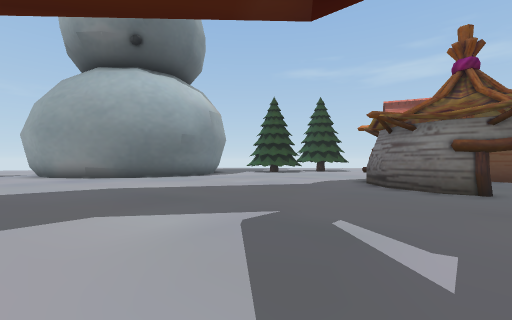
View 1 (above)

19 first-person views from a walk through a Unity game level. The camera is 1.5 m above the floor, looks level and sees 90° across. The floor is counted in squares, 2 m on a side. Each view is taken from the middle of a square. On the plan, view 1 faces up. The plan holds only what a view shows up to about 9 squares ahead; the rest is blank. The place goes on beyond the plan.

View 2
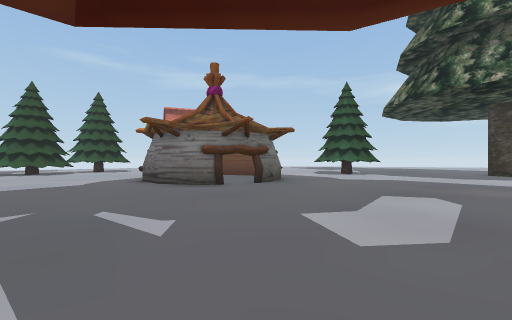

View 3
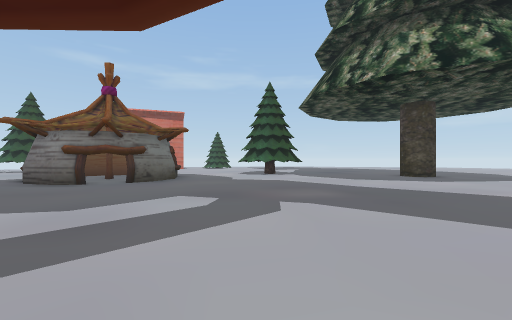

View 4
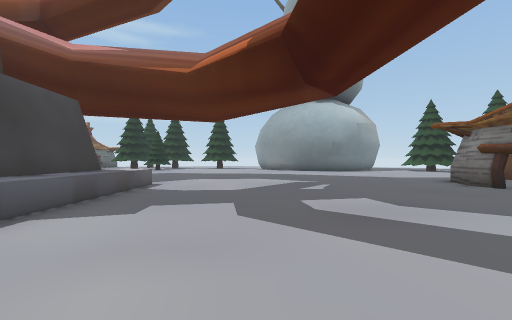

View 5
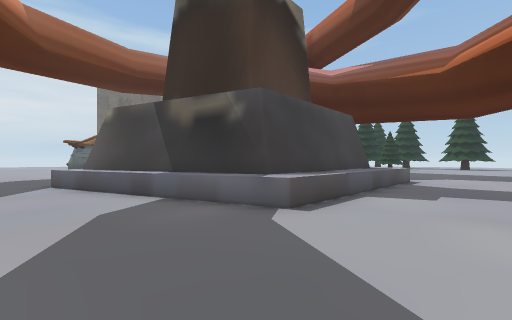

View 6
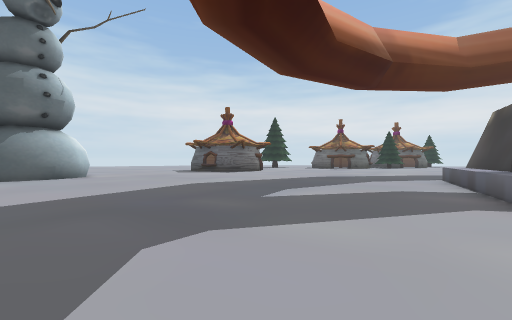

View 7
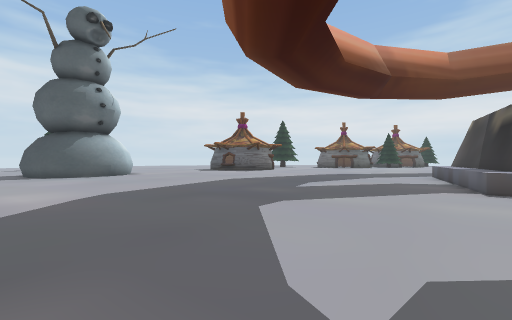

View 8
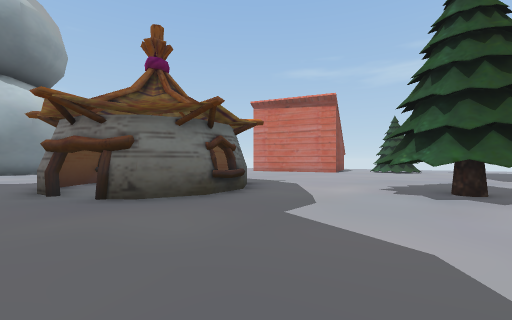

View 9
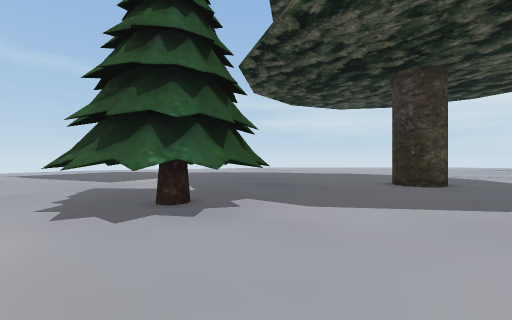

View 10
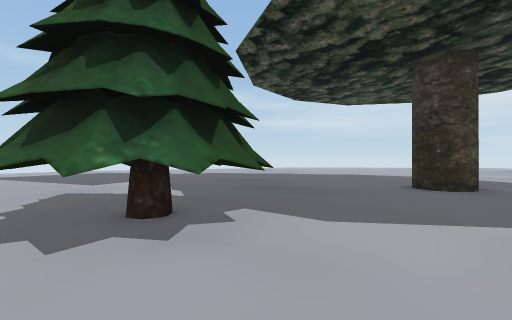

View 11
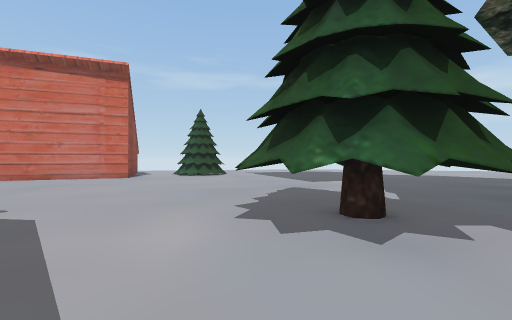

View 12
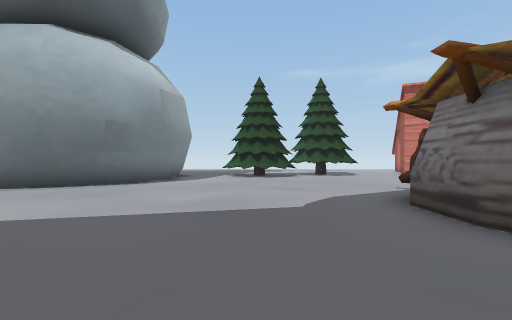

View 13
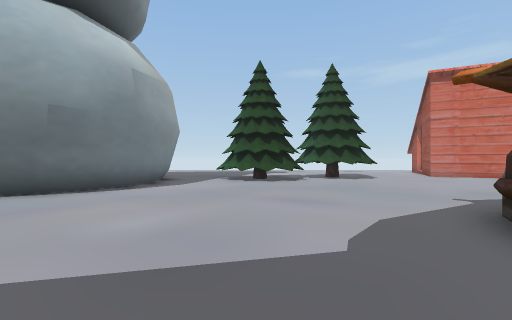

View 14
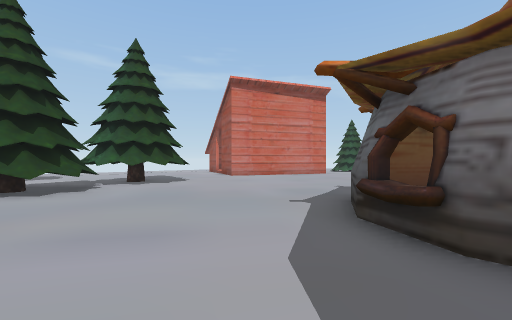

View 15
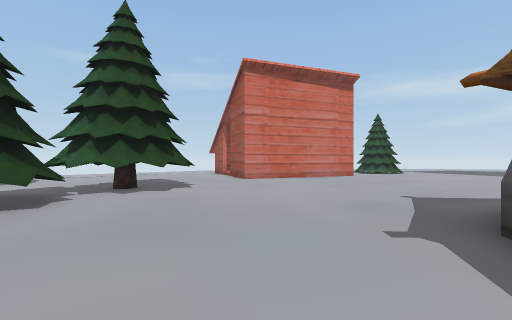

View 16
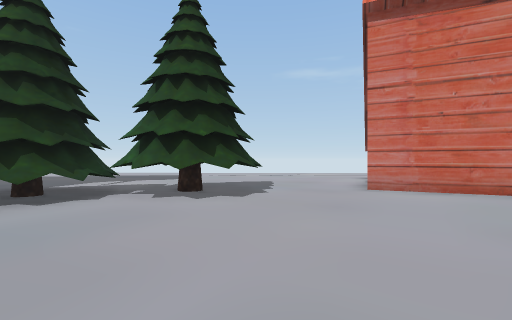

View 17
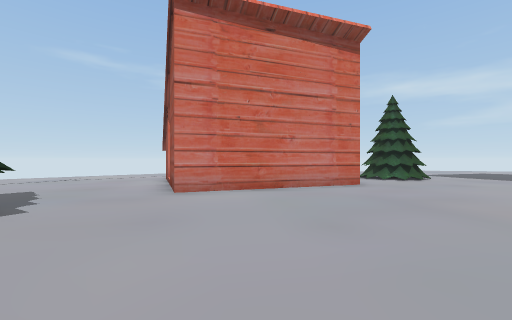

View 18
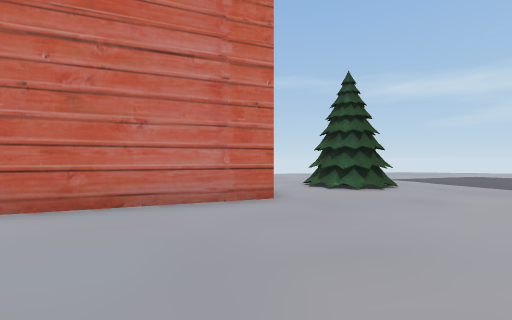

View 19
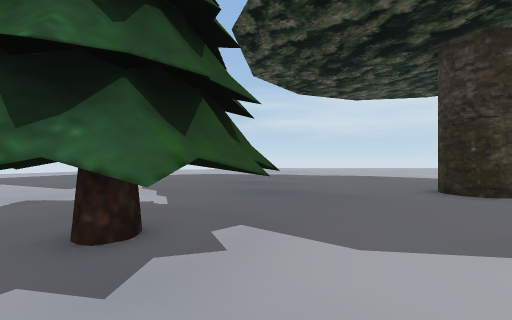

### Floor plan
Key: @ floor where view 1 was taken; # wall or solid block; . floor; / step, stairs or slope; ^ raised ledge; T thing the floor can be seen under or through.
Columns run from 5 left of view 1 to 20 right of it. Each row starts with its distance up from view 1.
 24            ..
 23            ...
 22            ....
 21        ... .....
 20     .........../
 19     ..........#
 18     ....   ...#
 17       TTTTTT..###    ..
 16       TT.TTT....####..#
 15    #..TT..............##
 14   ##......................
 13   #.......................
 12  ##.......................
 11 ##........................
 10 ..........####............
  9 .........^#  #...........
  8 .........#   ##.........
  7 .........#   ##....T......
  6 .........######..TTTT.....
  5 ..........####....TTT.....
  4  .................TT......
  3   ........................
  2   ........................
  1   ........................
  0   ...@....................
 -1   ^..................##...
 -2   ^^......................
 -3   ##^...................
 -4    ##^............... ..
 -5      #^...........
 -6      ##............
 -7      #^.............
 -8      #...............
 -9     #^...............
-10     #...............
-11    ^^...............#

Where each view was taken, in squares from view 1:
view 1: 0 up, 0 right, facing up
view 2: 1 down, 0 right, facing up-right
view 3: 4 down, 3 right, facing up-right
view 4: 4 down, 5 right, facing up-left
view 5: 6 down, 6 right, facing left
view 6: 2 down, 6 right, facing down
view 7: 0 up, 7 right, facing down
view 8: 0 up, 9 right, facing up
view 9: 4 up, 9 right, facing right
view 10: 4 up, 10 right, facing right
view 11: 4 up, 10 right, facing up-right
view 12: 4 up, 1 right, facing up
view 13: 6 up, 1 right, facing up
view 14: 8 up, 1 right, facing up-right
view 15: 10 up, 2 right, facing up-right
view 16: 11 up, 6 right, facing up
view 17: 12 up, 6 right, facing up-right
view 18: 12 up, 10 right, facing up-right
view 19: 4 up, 11 right, facing right
